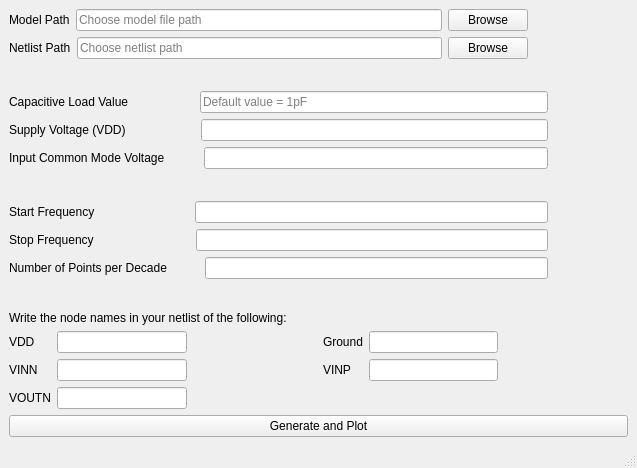
<?xml version="1.0" encoding="UTF-8"?>
<ui version="4.0">
 <class>MainWindow_dip_se</class>
 <widget class="QMainWindow" name="MainWindow_dip_se">
  <property name="geometry">
   <rect>
    <x>0</x>
    <y>0</y>
    <width>637</width>
    <height>468</height>
   </rect>
  </property>
  <property name="windowTitle">
   <string>Differential Input Single Ended Output OTA</string>
  </property>
  <widget class="QWidget" name="centralwidget">
   <layout class="QGridLayout" name="gridLayout_2">
    <item row="2" column="0">
     <spacer name="verticalSpacer_4">
      <property name="orientation">
       <enum>Qt::Vertical</enum>
      </property>
      <property name="sizeHint" stdset="0">
       <size>
        <width>20</width>
        <height>40</height>
       </size>
      </property>
     </spacer>
    </item>
    <item row="0" column="0">
     <layout class="QVBoxLayout" name="verticalLayout">
      <item>
       <layout class="QVBoxLayout" name="input_paths_layout">
        <item>
         <layout class="QHBoxLayout" name="Model_path_layout">
          <item>
           <widget class="QLabel" name="Model_path_label">
            <property name="text">
             <string>Model Path</string>
            </property>
           </widget>
          </item>
          <item>
           <widget class="QLineEdit" name="model_path_lineEdit_dip_se">
            <property name="placeholderText">
             <string>Choose model file path</string>
            </property>
           </widget>
          </item>
          <item>
           <widget class="QPushButton" name="model_path_browse_button_dip_se">
            <property name="text">
             <string>Browse</string>
            </property>
           </widget>
          </item>
          <item>
           <spacer name="horizontalSpacer">
            <property name="orientation">
             <enum>Qt::Horizontal</enum>
            </property>
            <property name="sizeType">
             <enum>QSizePolicy::Preferred</enum>
            </property>
            <property name="sizeHint" stdset="0">
             <size>
              <width>100</width>
              <height>20</height>
             </size>
            </property>
           </spacer>
          </item>
         </layout>
        </item>
        <item>
         <layout class="QHBoxLayout" name="Netlist_path_layout">
          <item>
           <widget class="QLabel" name="netlist_path_label">
            <property name="text">
             <string>Netlist Path</string>
            </property>
           </widget>
          </item>
          <item>
           <widget class="QLineEdit" name="netlist_path_lineEdit_dip_se">
            <property name="placeholderText">
             <string>Choose netlist path</string>
            </property>
           </widget>
          </item>
          <item>
           <widget class="QPushButton" name="Netlist_path_browse_button_dip_se">
            <property name="text">
             <string>Browse</string>
            </property>
           </widget>
          </item>
          <item>
           <spacer name="horizontalSpacer_2">
            <property name="orientation">
             <enum>Qt::Horizontal</enum>
            </property>
            <property name="sizeType">
             <enum>QSizePolicy::Preferred</enum>
            </property>
            <property name="sizeHint" stdset="0">
             <size>
              <width>100</width>
              <height>20</height>
             </size>
            </property>
           </spacer>
          </item>
         </layout>
        </item>
       </layout>
      </item>
      <item>
       <spacer name="verticalSpacer">
        <property name="orientation">
         <enum>Qt::Vertical</enum>
        </property>
        <property name="sizeHint" stdset="0">
         <size>
          <width>20</width>
          <height>40</height>
         </size>
        </property>
       </spacer>
      </item>
      <item>
       <layout class="QHBoxLayout" name="Capacitive_load_layout">
        <item>
         <widget class="QLabel" name="capacitive_load_label">
          <property name="text">
           <string>Capacitive Load Value</string>
          </property>
         </widget>
        </item>
        <item>
         <spacer name="horizontalSpacer_3">
          <property name="orientation">
           <enum>Qt::Horizontal</enum>
          </property>
          <property name="sizeType">
           <enum>QSizePolicy::Preferred</enum>
          </property>
          <property name="sizeHint" stdset="0">
           <size>
            <width>65</width>
            <height>20</height>
           </size>
          </property>
         </spacer>
        </item>
        <item>
         <widget class="QLineEdit" name="Capacitive_load_lineedit_dip_se">
          <property name="placeholderText">
           <string>Default value = 1pF</string>
          </property>
         </widget>
        </item>
        <item>
         <spacer name="horizontalSpacer_4">
          <property name="orientation">
           <enum>Qt::Horizontal</enum>
          </property>
          <property name="sizeType">
           <enum>QSizePolicy::Preferred</enum>
          </property>
          <property name="sizeHint" stdset="0">
           <size>
            <width>80</width>
            <height>20</height>
           </size>
          </property>
         </spacer>
        </item>
       </layout>
      </item>
      <item>
       <layout class="QHBoxLayout" name="VINCM_layout">
        <item>
         <widget class="QLabel" name="supply_voltage_label">
          <property name="text">
           <string>Supply Voltage (VDD)</string>
          </property>
         </widget>
        </item>
        <item>
         <spacer name="horizontalSpacer_7">
          <property name="orientation">
           <enum>Qt::Horizontal</enum>
          </property>
          <property name="sizeType">
           <enum>QSizePolicy::Preferred</enum>
          </property>
          <property name="sizeHint" stdset="0">
           <size>
            <width>69</width>
            <height>20</height>
           </size>
          </property>
         </spacer>
        </item>
        <item>
         <widget class="QLineEdit" name="supply_voltage_lineedit_dip_se"/>
        </item>
        <item>
         <spacer name="horizontalSpacer_8">
          <property name="orientation">
           <enum>Qt::Horizontal</enum>
          </property>
          <property name="sizeType">
           <enum>QSizePolicy::Preferred</enum>
          </property>
          <property name="sizeHint" stdset="0">
           <size>
            <width>80</width>
            <height>20</height>
           </size>
          </property>
         </spacer>
        </item>
       </layout>
      </item>
      <item>
       <layout class="QHBoxLayout" name="supply_voltage_layout">
        <item>
         <widget class="QLabel" name="VINCM_label">
          <property name="text">
           <string>Input Common Mode Voltage</string>
          </property>
         </widget>
        </item>
        <item>
         <spacer name="horizontalSpacer_5">
          <property name="orientation">
           <enum>Qt::Horizontal</enum>
          </property>
          <property name="sizeType">
           <enum>QSizePolicy::Preferred</enum>
          </property>
          <property name="sizeHint" stdset="0">
           <size>
            <width>33</width>
            <height>20</height>
           </size>
          </property>
         </spacer>
        </item>
        <item>
         <widget class="QLineEdit" name="VINCM_lineedit_dip_se"/>
        </item>
        <item>
         <spacer name="horizontalSpacer_6">
          <property name="orientation">
           <enum>Qt::Horizontal</enum>
          </property>
          <property name="sizeType">
           <enum>QSizePolicy::Preferred</enum>
          </property>
          <property name="sizeHint" stdset="0">
           <size>
            <width>80</width>
            <height>20</height>
           </size>
          </property>
         </spacer>
        </item>
       </layout>
      </item>
      <item>
       <spacer name="verticalSpacer_2">
        <property name="orientation">
         <enum>Qt::Vertical</enum>
        </property>
        <property name="sizeHint" stdset="0">
         <size>
          <width>20</width>
          <height>40</height>
         </size>
        </property>
       </spacer>
      </item>
      <item>
       <layout class="QHBoxLayout" name="Start_freq_layout">
        <item>
         <widget class="QLabel" name="start_freq_label">
          <property name="text">
           <string>Start Frequency</string>
          </property>
         </widget>
        </item>
        <item>
         <spacer name="horizontalSpacer_9">
          <property name="orientation">
           <enum>Qt::Horizontal</enum>
          </property>
          <property name="sizeType">
           <enum>QSizePolicy::Preferred</enum>
          </property>
          <property name="sizeHint" stdset="0">
           <size>
            <width>94</width>
            <height>20</height>
           </size>
          </property>
         </spacer>
        </item>
        <item>
         <widget class="QLineEdit" name="start_freq_lineEdit_dip_se"/>
        </item>
        <item>
         <spacer name="horizontalSpacer_10">
          <property name="orientation">
           <enum>Qt::Horizontal</enum>
          </property>
          <property name="sizeType">
           <enum>QSizePolicy::Preferred</enum>
          </property>
          <property name="sizeHint" stdset="0">
           <size>
            <width>80</width>
            <height>20</height>
           </size>
          </property>
         </spacer>
        </item>
       </layout>
      </item>
      <item>
       <layout class="QHBoxLayout" name="stop_freq_layout">
        <item>
         <widget class="QLabel" name="stop_freq_label">
          <property name="text">
           <string>Stop Frequency</string>
          </property>
         </widget>
        </item>
        <item>
         <spacer name="horizontalSpacer_11">
          <property name="orientation">
           <enum>Qt::Horizontal</enum>
          </property>
          <property name="sizeType">
           <enum>QSizePolicy::Preferred</enum>
          </property>
          <property name="sizeHint" stdset="0">
           <size>
            <width>96</width>
            <height>20</height>
           </size>
          </property>
         </spacer>
        </item>
        <item>
         <widget class="QLineEdit" name="stop_freq_lineEdit_dip_se"/>
        </item>
        <item>
         <spacer name="horizontalSpacer_12">
          <property name="orientation">
           <enum>Qt::Horizontal</enum>
          </property>
          <property name="sizeType">
           <enum>QSizePolicy::Preferred</enum>
          </property>
          <property name="sizeHint" stdset="0">
           <size>
            <width>80</width>
            <height>20</height>
           </size>
          </property>
         </spacer>
        </item>
       </layout>
      </item>
      <item>
       <layout class="QHBoxLayout" name="no_of_points_layout">
        <item>
         <widget class="QLabel" name="no_of_points_label">
          <property name="text">
           <string>Number of Points per Decade</string>
          </property>
         </widget>
        </item>
        <item>
         <spacer name="horizontalSpacer_13">
          <property name="orientation">
           <enum>Qt::Horizontal</enum>
          </property>
          <property name="sizeType">
           <enum>QSizePolicy::Preferred</enum>
          </property>
          <property name="sizeHint" stdset="0">
           <size>
            <width>32</width>
            <height>20</height>
           </size>
          </property>
         </spacer>
        </item>
        <item>
         <widget class="QLineEdit" name="no_of_points_lineedit_dip_se"/>
        </item>
        <item>
         <spacer name="horizontalSpacer_14">
          <property name="orientation">
           <enum>Qt::Horizontal</enum>
          </property>
          <property name="sizeType">
           <enum>QSizePolicy::Preferred</enum>
          </property>
          <property name="sizeHint" stdset="0">
           <size>
            <width>80</width>
            <height>20</height>
           </size>
          </property>
         </spacer>
        </item>
       </layout>
      </item>
      <item>
       <spacer name="verticalSpacer_3">
        <property name="orientation">
         <enum>Qt::Vertical</enum>
        </property>
        <property name="sizeHint" stdset="0">
         <size>
          <width>20</width>
          <height>40</height>
         </size>
        </property>
       </spacer>
      </item>
      <item>
       <layout class="QHBoxLayout" name="message_layout">
        <item>
         <widget class="QLabel" name="message_label">
          <property name="text">
           <string>Write the node names in your netlist of the following:</string>
          </property>
         </widget>
        </item>
       </layout>
      </item>
      <item>
       <layout class="QGridLayout" name="netlist_points_layout">
        <item row="0" column="4">
         <widget class="QLineEdit" name="ground_lineedit_dip_se"/>
        </item>
        <item row="0" column="3">
         <widget class="QLabel" name="Ground_label">
          <property name="text">
           <string>Ground</string>
          </property>
         </widget>
        </item>
        <item row="1" column="0">
         <widget class="QLabel" name="VINN_label">
          <property name="text">
           <string>VINN</string>
          </property>
         </widget>
        </item>
        <item row="1" column="5">
         <spacer name="horizontalSpacer_22">
          <property name="orientation">
           <enum>Qt::Horizontal</enum>
          </property>
          <property name="sizeHint" stdset="0">
           <size>
            <width>40</width>
            <height>20</height>
           </size>
          </property>
         </spacer>
        </item>
        <item row="0" column="1">
         <widget class="QLineEdit" name="VDD_lineedit_dip_se"/>
        </item>
        <item row="2" column="1">
         <widget class="QLineEdit" name="VOUTN_lineedit_dip_se"/>
        </item>
        <item row="1" column="4">
         <widget class="QLineEdit" name="VINP_lineedit_dip_se"/>
        </item>
        <item row="1" column="2">
         <spacer name="horizontalSpacer_19">
          <property name="orientation">
           <enum>Qt::Horizontal</enum>
          </property>
          <property name="sizeHint" stdset="0">
           <size>
            <width>40</width>
            <height>20</height>
           </size>
          </property>
         </spacer>
        </item>
        <item row="1" column="1">
         <widget class="QLineEdit" name="VINN_lineedit_dip_se"/>
        </item>
        <item row="1" column="3">
         <widget class="QLabel" name="VINP_label">
          <property name="text">
           <string>VINP</string>
          </property>
         </widget>
        </item>
        <item row="0" column="5">
         <spacer name="horizontalSpacer_21">
          <property name="orientation">
           <enum>Qt::Horizontal</enum>
          </property>
          <property name="sizeHint" stdset="0">
           <size>
            <width>40</width>
            <height>20</height>
           </size>
          </property>
         </spacer>
        </item>
        <item row="2" column="0">
         <widget class="QLabel" name="VOUTN_label">
          <property name="text">
           <string>VOUTN</string>
          </property>
         </widget>
        </item>
        <item row="0" column="2">
         <spacer name="horizontalSpacer_18">
          <property name="orientation">
           <enum>Qt::Horizontal</enum>
          </property>
          <property name="sizeHint" stdset="0">
           <size>
            <width>40</width>
            <height>20</height>
           </size>
          </property>
         </spacer>
        </item>
        <item row="0" column="0">
         <widget class="QLabel" name="VDD_label">
          <property name="text">
           <string>VDD</string>
          </property>
         </widget>
        </item>
       </layout>
      </item>
     </layout>
    </item>
    <item row="3" column="0">
     <widget class="QPushButton" name="generate_and_plot_button_dip_se">
      <property name="text">
       <string>Generate and Plot</string>
      </property>
     </widget>
    </item>
   </layout>
  </widget>
  <widget class="QMenuBar" name="menubar">
   <property name="geometry">
    <rect>
     <x>0</x>
     <y>0</y>
     <width>637</width>
     <height>21</height>
    </rect>
   </property>
  </widget>
  <widget class="QStatusBar" name="statusbar"/>
 </widget>
 <tabstops>
  <tabstop>model_path_lineEdit_dip_se</tabstop>
  <tabstop>model_path_browse_button_dip_se</tabstop>
  <tabstop>netlist_path_lineEdit_dip_se</tabstop>
  <tabstop>Netlist_path_browse_button_dip_se</tabstop>
  <tabstop>Capacitive_load_lineedit_dip_se</tabstop>
  <tabstop>supply_voltage_lineedit_dip_se</tabstop>
  <tabstop>VINCM_lineedit_dip_se</tabstop>
  <tabstop>start_freq_lineEdit_dip_se</tabstop>
  <tabstop>stop_freq_lineEdit_dip_se</tabstop>
  <tabstop>no_of_points_lineedit_dip_se</tabstop>
  <tabstop>VDD_lineedit_dip_se</tabstop>
  <tabstop>ground_lineedit_dip_se</tabstop>
  <tabstop>VINN_lineedit_dip_se</tabstop>
  <tabstop>VINP_lineedit_dip_se</tabstop>
  <tabstop>VOUTN_lineedit_dip_se</tabstop>
  <tabstop>generate_and_plot_button_dip_se</tabstop>
 </tabstops>
 <resources/>
 <connections/>
</ui>
